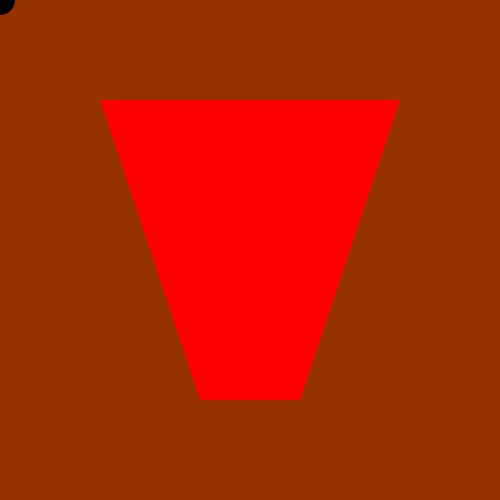
Frame 1 (no input)
Frame 60 (the mouse pressed at the canvas centre just before this capture): identical to frame 1, image omitted
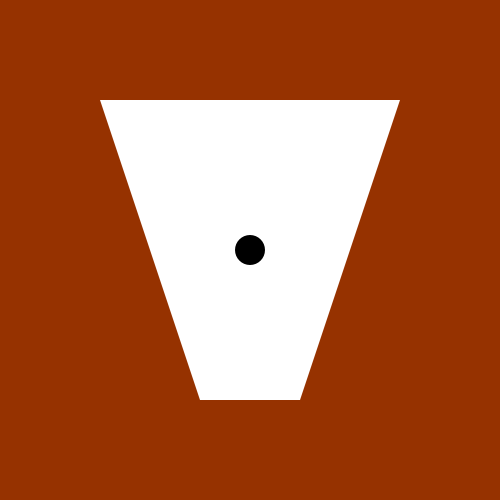
Frame 120 (the mouse held since frame 60 and released just before this capture)

The Processing sketch that drew these frames (run headless with seeded random() and noise(); from frame 60 on, the mouse is pressed at the canvas centre):

// Processing sketch: pointPolygon_Example
// ── pointPolygon_Example.pde
/*
POINT/POLYGON COLLISION DETECTION
 Jeff Thompson | 2013 | www.jeffreythompson.org
 
 Finds collisions betwen a point and a N-sided polygon - very
 flexible!
 
 Via: http://stackoverflow.com/a/2922778/1167783 
 */

int numVertices = 4;                      // number of sides in polygon
float[] vertX = new float[numVertices];   // array of x/y coordinates for polygon
float[] vertY = new float[numVertices];

void setup() {
  size(500, 500);
  smooth();
  noStroke();

  // create vertices for polygon (here a trapezoid)
  vertX[0] = 100;
  vertY[0] = 100;
  vertX[1] = width-100;
  vertY[1] = 100;
  vertX[2] = width-200;
  vertY[2] = height-100;
  vertX[3] = 200;
  vertY[3] = height-100;
}

void draw() {
  background(150, 50, 0);

  // if hit, change the fill color for the polygon
  if (pointPolygon(numVertices, vertX, vertY, mouseX, mouseY)) {
    fill(255);
  }
  else {
    fill(255, 0, 0);
  }

  // draw polygon
  beginShape();
  for (int i=0; i<numVertices; i++) {
    vertex(vertX[i], vertY[i]);
  }
  endShape(CLOSE);

  // draw cursor
  fill(0);
  ellipse(mouseX, mouseY, 30, 30);
}

/*
POINT/POLYGON COLLISION DETECTION
 Takes 5 arguments:
 + # of vertices
 + float array x and y coordinates for vertices
 + x/y coordinates for point
 */
boolean pointPolygon (int numVertices, float[] vertX, float[] vertY, float px, float py) {
  boolean collision = false;
  for (int i=0, j=numVertices-1; i < numVertices; j = i++) {
    if ( ((vertY[i]>py) != (vertY[j]>py)) && (px < (vertX[j]-vertX[i]) * (py-vertY[i]) / (vertY[j]-vertY[i]) + vertX[i]) ) {
      collision = !collision;
    }
  }
  return collision;
}
